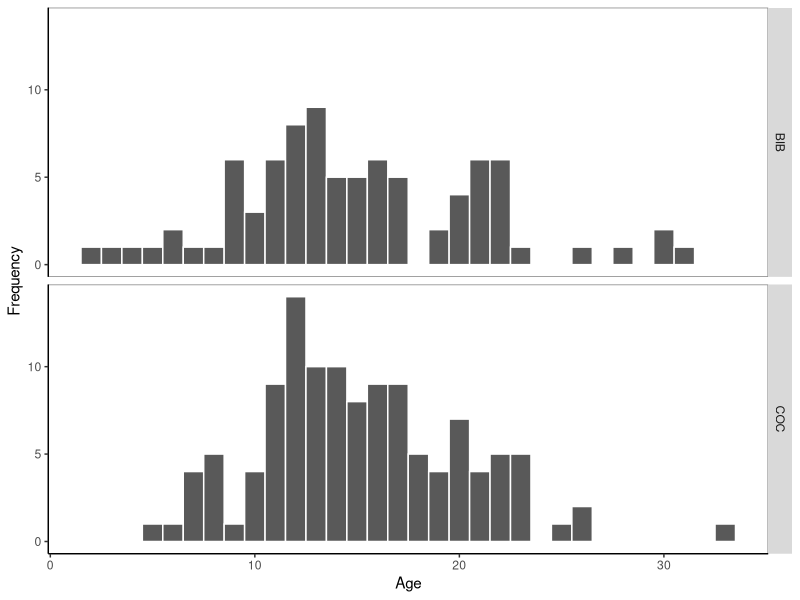

This figure's R source:
## ---- chunk 1
packages<-function(x, repos="http://cran.r-project.org", ...){
  x<-as.character(match.call()[[2]])
  if (!require(x,character.only=TRUE)){
    install.packages(pkgs=x, repos=repos, ...)
    require(x,character.only=TRUE)
  }
}

packages(vegan)
packages(ggplot2)
packages(reshape2)
packages(nnet)
packages(multcomp)
packages(plyr)
packages(rv)
packages(arm)
packages(lattice)
packages(tikzDevice)
packages(gridExtra)


#############################

df<-read.csv("Hawkins_5I_Age2.csv",header=T)
head(df)
require(ggplot2)
Age.Hist<-ggplot(df, aes(x=Age))+
                         geom_histogram(binwidth = 1,
                                        colour = "white")+
                         facet_grid(Species~.)+
                         theme(panel.grid.major = element_blank(), 
                              panel.grid.minor = element_blank(),
                              panel.background = element_rect(fill="white",colour="grey50"), 
                              axis.line = element_line(colour = "black"),
                              legend.position = "bottom",
                              legend.background = element_rect(colour="grey20"))+
                         scale_fill_grey(start = 0.1, end = 0.9, aesthetics = "fill")+
                         labs(title = NULL,
                              x = "Age",
                              y = "Frequency")

Age.Hist






























